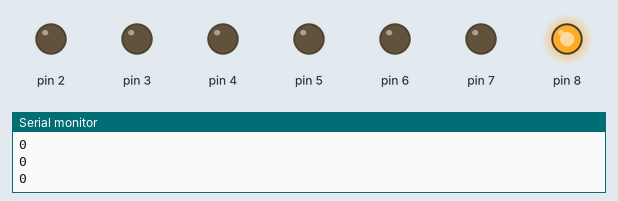
Simulated run of this sketch. Board: Arduino Uno, built with avr-gcc and run on an emulated ATmega328P. Parts: output pins drawn as LEDs (lit = HIGH), the last lines printed to the serial monitor.

Above: at 0.5 s.
At 2.5 s:
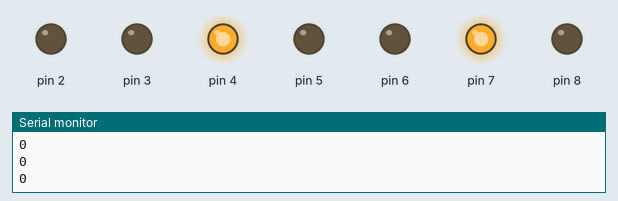
At 3.5 s:
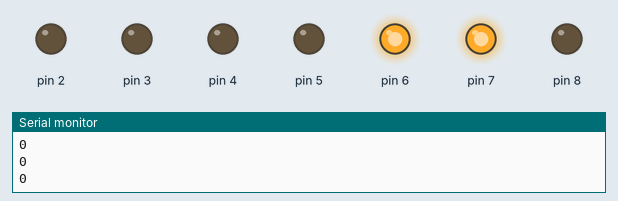
At 5.5 s:
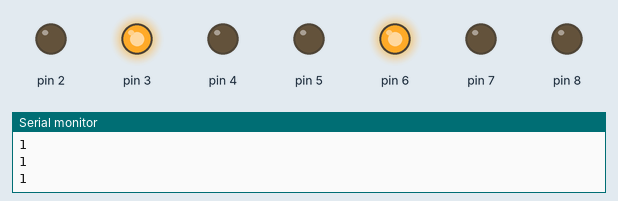
At 8.5 s:
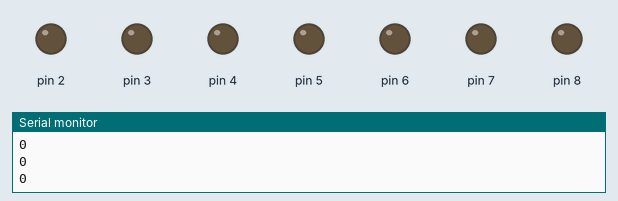
At 11.5 s:
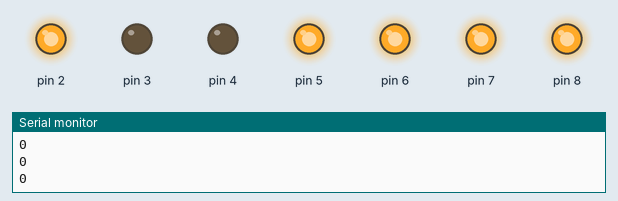
Timing chart, 0 to 13.0 s (numbered marks = the images above):
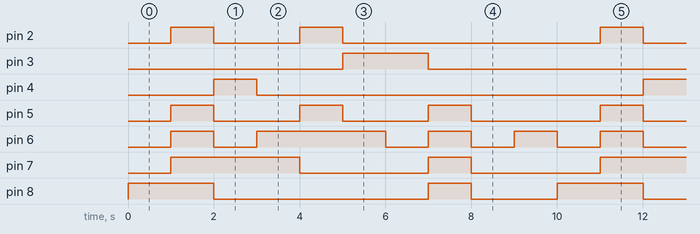

Measured:
- by itself, pin 2: repeats every 10.0 s: LOW 2.0 s, HIGH 1.0 s, LOW 6.0 s, HIGH 1.0 s
- by itself, pin 3: alternates HIGH for 2.0 s and LOW for 8.0 s
- by itself, pin 4: alternates HIGH for 1.0 s and LOW for 9.0 s
- by itself, pin 5: repeats every 10.0 s: 2 × (LOW 2.0 s, HIGH 1.0 s), LOW 3.0 s, HIGH 1.0 s
- by itself, pin 6: repeats every 10.0 s: LOW 1.0 s, HIGH 3.0 s, 3 × (LOW 1.0 s, HIGH 1.0 s)
- by itself, pin 7: repeats every 10.0 s: LOW 3.0 s, HIGH 1.0 s, LOW 3.0 s, HIGH 3.0 s
- by itself, pin 8: repeats every 10.0 s: LOW 5.0 s, HIGH 1.0 s, LOW 2.0 s, HIGH 2.0 s

The sketch:

display_simplificado.ino
```cpp
//ÁNODO COMÚN; para cátodo común invertir 0s y 1s
byte numero[10][7]={
  {0,0,0,0,0,0,1},
  {1,0,0,1,1,1,1},
  {0,0,1,0,0,1,0},
  {0,0,0,0,1,1,0},
  {1,0,0,1,1,0,0},
  {0,1,0,0,1,0,0},
  {0,1,0,0,0,0,0},
  {0,0,0,1,1,1,1},
  {0,0,0,0,0,0,0},
  {0,0,0,0,1,0,0},
};
void setup() {
  // put your setup code here, to run once:
  Serial.begin(9600);
for(int i=2;i<9;i++){
  pinMode(i,OUTPUT);
}
}

void loop() {
  // put your main code here, to run repeatedly:
for(int x=0;x<10;x++){
  for(int y=2;y<9;y++){
    digitalWrite(y,numero[x][y-2]);
    Serial.println(numero[x][1]);
  }
  delay(1000);
}
}
```
